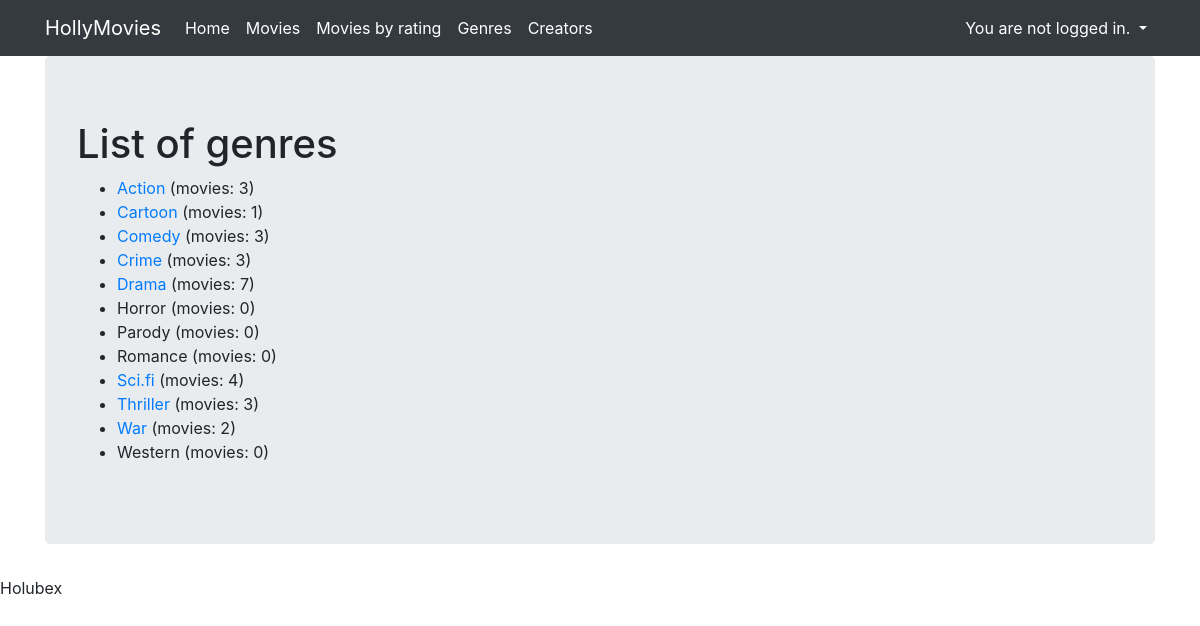
The page /genres/ on the database its author committed.
### viewer/models.py (models this page shows)
class Genre(Model):
    name = CharField(max_length=20)
    class Meta:
        ordering = ['name']
    def __str__(self):
        return self.name

### viewer/views.py (the view)
# urls.py: path('genres/', GenresView.as_view(), name='genres'),
class GenresView(ListView):
    template_name = 'genres2.html'
    model = Genre

### viewer/templates/genres2.html (shortened to what this page needs)
{% extends "base.html" %}
{% block content %}
<h1>List of genres</h1>
<ul>
    {% for genre in object_list %}
        <li>
            {% if genre.movies.all.count %}
                <a href="{% url 'genre' genre.id %}">{{ genre }}</a>
            {% else %}
                {{ genre }}
            {% endif %}
            (movies: {{ genre.movies.all.count }})
        </li>
    {% empty %}
        <p>List of genres is empty.</p>
    {% endfor %}
</ul>
{% endblock %}

### templates/base.html (shortened to what this page needs)
{% load static %}
<!DOCTYPE html>
<html {% if LANGUAGE_CODE %}lang="{{ LANGUAGE_CODE }}"{% else %}lang="en"{% endif %}>
<head>
    <link rel="stylesheet" href="https://stackpath.bootstrapcdn.com/bootstrap/4.2.1/css/bootstrap.min.css"
>
</head>
<body>
{% include "nav.html" %}
<div class="container">
    <div class="jumbotron">
        {% block content %}{% endblock %}
    </div>
</div>
{% include "footer.html" %}
</body>
</html>

### templates/nav.html (shortened to what this page needs)
<nav class="navbar navbar-expand-lg navbar-dark bg-dark">
    <div class="container fixed">
        <a class="navbar-brand" href="{% url 'home' %}">HollyMovies</a>
        <div class="collapse navbar-collapse" id="navbarNavAltMarkup">
            <div class="navbar-nav">
                <a class="nav-item nav-link active" href="{% url 'home' %}">
                    Home
                </a>
                <a class="nav-item nav-link active" href="{% url 'movies' %}">Movies</a>
                <a class="nav-item nav-link active" href="{% url 'movies_by_rating' %}">Movies by rating</a>
                <a class="nav-item nav-link active" href="{% url 'genres' %}">Genres</a>
                <a class="nav-item nav-link active" href="{% url 'creators' %}">Creators</a>
            </div>
            <div class="navbar-nav ml-auto">
                <div class="nav-item dropdown">
                    {% if user.is_authenticated %}
                        <a class="nav-link active dropdown-toggle" href="#" data-toggle="dropdown">
                            {% if user.first_name %}Hello, {{ user.first_name }}!
                            {% else %}Hello, {{ user.username }}!{% endif %}
                        </a>
                        <div class="dropdown-menu dropdown-menu-right">
                            <a class="dropdown-item text-right" href="{% url 'logout' %}">Logout</a>
                            <a class="dropdown-item text-right" href="{% url 'password_change' %}">Change password</a>
                        </div>
                    {% else %}
                        <a class="nav-link active dropdown-toggle" href="#" data-toggle="dropdown">
                            You are not logged in.
                        </a>
                    {% endif %}
                </div>
            </div>
        </div>
    </div>
</nav>

### templates/footer.html
<footer>
    Holubex
</footer>

### rows shown on the page
Genre: name "Action", movies.all.count "3"
Genre: name "Cartoon", movies.all.count "1"
Genre: name "Comedy", movies.all.count "3"
Genre: name "Crime", movies.all.count "3"
Genre: name "Drama", movies.all.count "7"
Genre: name "Horror", movies.all.count "0"
Genre: name "Parody", movies.all.count "0"
Genre: name "Romance", movies.all.count "0"
Genre: name "Sci.fi", movies.all.count "4"
Genre: name "Thriller", movies.all.count "3"
Genre: name "War", movies.all.count "2"
Genre: name "Western", movies.all.count "0"
